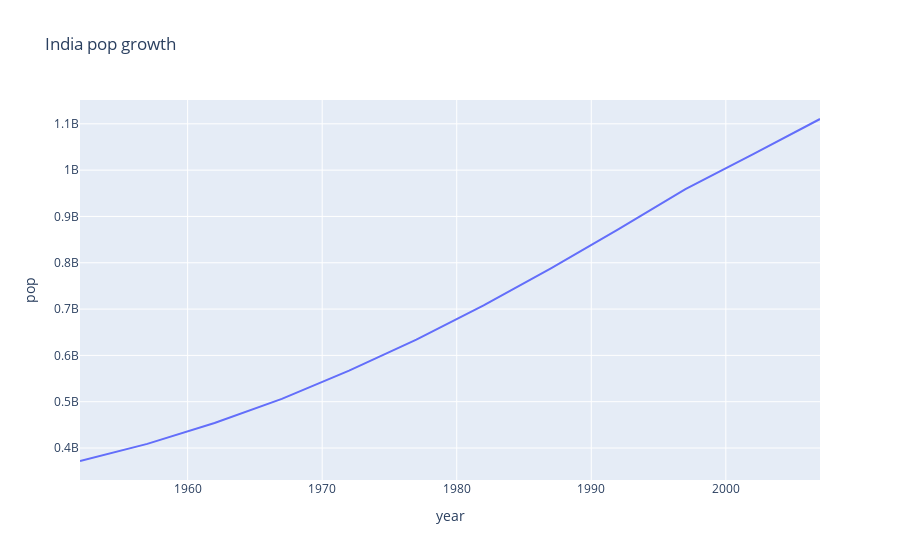

Here is the notebook cell this chart was saved with:
### Markdown cell above
**Plot animation**

plot animation is often used to show the evolution of data or to highlight trends and patterns over time. It can be achieved using various libraries and techniques, such as Plotly, Matplotlib, or GIF creation tools, to create visually engaging and informative animated plots

**Line Plot**

A line plot is a graphical representation of data points connected by straight lines to show the relationship and trends between twocontinuous variables

### Code cell
temp_df = gdp[gdp['country'] == 'India']
px.line(temp_df, x='year', y='pop',title='India pop growth')

### Figure 1 — Plotly figure (JSON) as saved in the notebook; plotly's stock layout.template omitted (floating-point values rounded to 4 significant figures)
{"data": [{"hovertemplate": "year=%{x}<br>pop=%{y}<extra></extra>", "legendgroup": "", "line": {"color": "#636efa", "dash": "solid"}, "marker": {"symbol": "circle"}, "mode": "lines", "name": "", "orientation": "v", "showlegend": false, "type": "scatter", "x": [1952, 1957, 1962, 1967, 1972, 1977, 1982, 1987, 1992, 1997, 2002, 2007], "xaxis": "x", "y": [372000000, 409000000, 454000000, 506000000, 567000000, 634000000, 708000000, 788000000, 872000000, 959000000, 1034172547, 1110396331], "yaxis": "y"}], "layout": {"legend": {"tracegroupgap": 0}, "title": {"text": "India pop growth"}, "xaxis": {"anchor": "y", "domain": [0, 1], "title": {"text": "year"}}, "yaxis": {"anchor": "x", "domain": [0, 1], "title": {"text": "pop"}}}}
